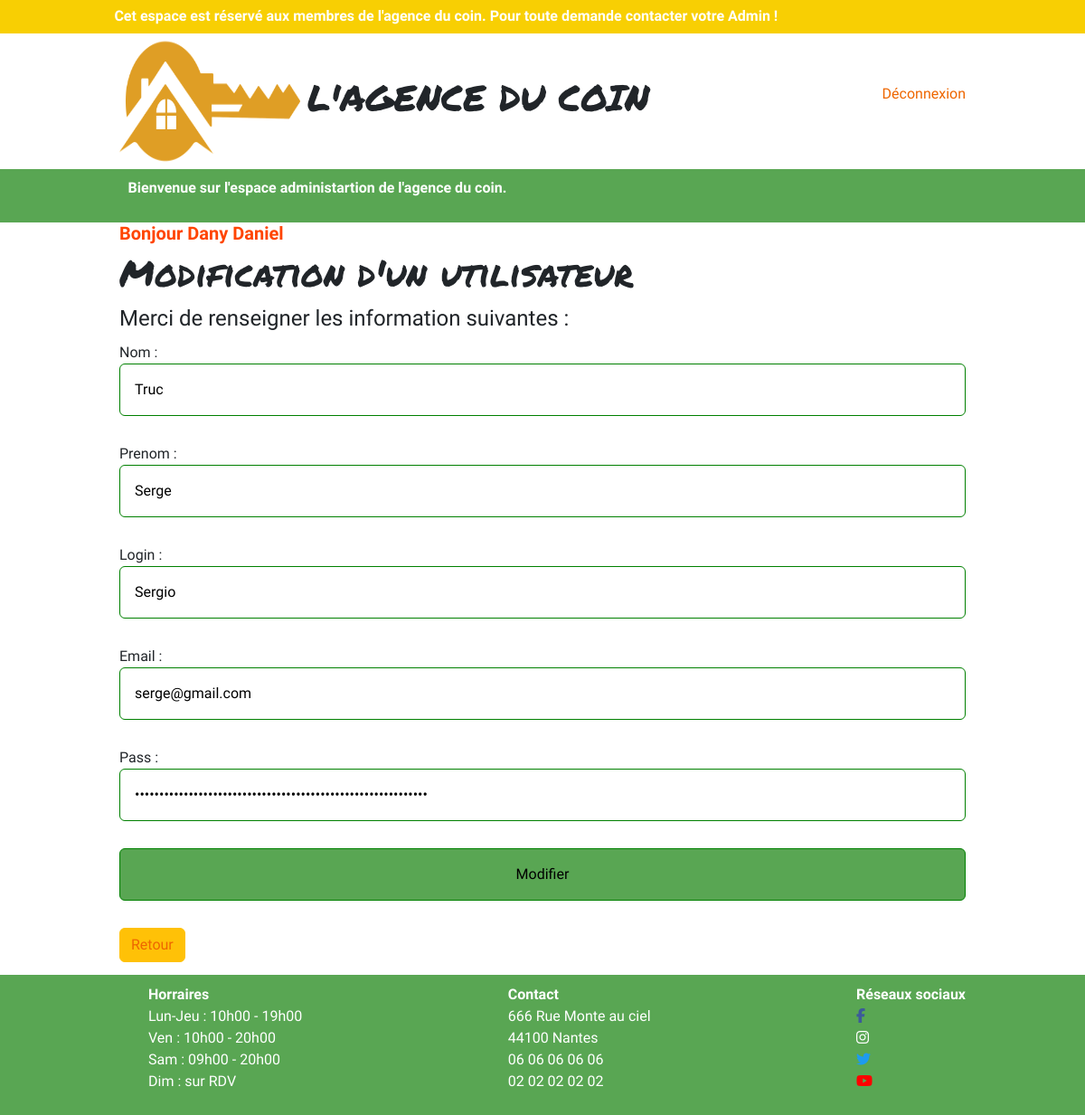
The app's page /BackOffice213/index.php?route=updateUser&id=7 (signed in) with its own data.
### tables this page shows
CREATE TABLE `utilisateurs` (
  `id` int(10) UNSIGNED NOT NULL,
  `date` timestamp NOT NULL DEFAULT CURRENT_TIMESTAMP ON UPDATE CURRENT_TIMESTAMP,
  `nom` varchar(40) NOT NULL,
  `prenom` varchar(40) NOT NULL,
  `login` varchar(40) NOT NULL,
  `pass` varchar(250) NOT NULL,
  `email` varchar(100) NOT NULL
);

### BackOffice213/controllers/UsersController.php (called while the page is built, shortened)
<?php
class UsersController
{
    public function updateUser($id)
    {
        $model = new \Models\User();
        $user = $model->seeUser($id);
        $addNewUser = [
            'addName' => $user['nom'],
            'addFirstName' => $user['prenom'],
            'addLogin' => $user['login'],
            'addPass' => $user['pass'],
            'addEmail' => $user['email']
        ];
        include_once 'views/layout.phtml';
    }
}

### BackOffice213/models/Database.php (called while the page is built, shortened)
<?php
class Database
{
    protected $bdd;
    public function __construct()
    {
        $this->bdd = new \PDO('mysql:host=db.3wa.io;dbname=stefanstan_agence;charset=utf8', 'stefanstan', '948e24b6baa7e293be07f9f927dc1b8c');
    }
    protected function seeOneUser($id)
    {
        $query = $this->bdd->prepare("SELECT * FROM utilisateurs WHERE id = ?");
        $query->execute([$id]);
        return $query->fetch();
    }
}

### BackOffice213/models/User.php (called while the page is built, shortened)
<?php
class User extends Database
{
    public function seeUser($id)
    {
        return $this->seeOneUser($id);
    }
}

### BackOffice213/views/addFormUser.phtml (the view, shortened to what this page needs)
<?php if (array_key_exists('id', $_GET) && $_GET['id'] >= 1) : ?>
    <h1>Modification d'un utilisateur</h1>
    <form method="POST" enctype="multipart/form-data" action="index.php?route=submitFormUser&id=<?= htmlspecialchars($_GET['id']) ?>" class="formulaire">
    <?php else : ?>
        <h1>Ajout d'un utilisateur !</h1>
        <form method="POST" enctype="multipart/form-data" action="index.php?route=submitFormUser" class="formulaire">
        <?php endif; ?>
            <legend>Merci de renseigner les information suivantes :</legend>
            <label for="nom">Nom :</label>
            <input type="text" name="nom" id="nom" value="<?= htmlspecialchars($addNewUser['addName']) ?>">
            <label for="prenom">Prenom :</label>
            <input type="text" name="prenom" id="prenom" value="<?= htmlspecialchars($addNewUser['addFirstName']) ?>">
            <label for="login">Login :</label>
            <input type="text" name="login" id="login" value="<?= htmlspecialchars($addNewUser['addLogin']) ?>">
            <label for="email">Email :</label>
            <input type="email" name="email" id="email" value="<?= htmlspecialchars($addNewUser['addEmail']) ?>">
            <label for="pass">Pass :</label>
            <input type="password" name="pass" id="pass" value="<?= htmlspecialchars($addNewUser['addPass']) ?>">
            <?php if (array_key_exists('id', $_GET) && $_GET['id'] >= 1) : ?>
                <input type="submit" value="Modifier" class="input-color" />
            <?php else : ?>
                <input type="submit" value="Valider" class="input-color" />
            <?php endif; ?>
        </form>
        <button type="button" class="btn btn-warning"><a href=" index.php?route=user">Retour</a></button>

### public/CSS/style.css (style rules this page uses)
:root { --couleur-primaire: #D97059; --jaune: #f8cf03; --vert: #59a653; --blanc : #FFFFFF; --rouge : #CC0000; --general-size: 16px; }
* { margin: 0; padding:0; font-size: var(--general-size); font-family: 'Athiti'; }
body,html { height:100%; }
a { color: #EE6600; text-decoration: none; font-weight: normal; }
h1 { font-family: 'Permanent Marker', cursive; }
.formulaire { display: flex; flex-direction: column; justify-content: center; }
input { border: solid 1px green; margin-bottom: 10px; padding: 16px; outline: none; border-radius: 6px; margin-bottom: 30px; }
.input-color { display:flex; justify-content: center; margin: o auto; background-color: var(--vert); }

### records on screen
utilisateurs: nom "Truc", prenom "Serge", login "Sergio", email "serge@gmail.com"

### other values on screen
$_SESSION['user']['nom'] "Dany"
$_SESSION['user']['prenom'] "Daniel"
